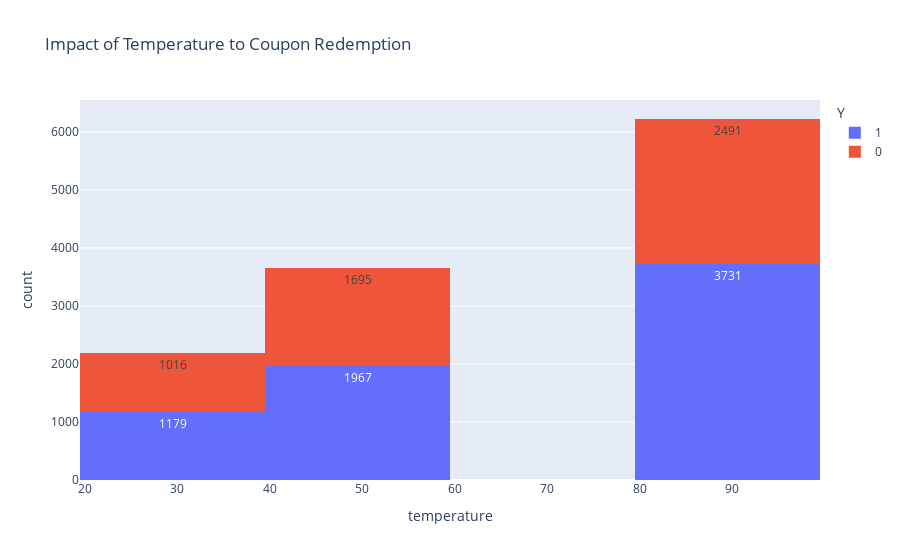

Notebook source saved alongside this figure:
### Markdown cell above
6. Use a histogram to visualize the temperature column.

### Code cell
# Temp is recorded as a fixed value, not as an interval. We could presume the temperature to be above what is provided for analysis purposes.
# Given using the qualitative attribute "weather" also indicates similar patter, decided to use temperature itself based on the give prompt here.
print(len(data_clean.query('temperature == 80 & Y==1')) / len(data_clean.query('temperature == 80 & Y==0')))
print(len(data_clean.query('temperature == 55 & Y==1')) / len(data_clean.query('temperature == 55 & Y==0')))
print(len(data_clean.query('temperature == 30 & Y==1')) / len(data_clean.query('temperature == 30 & Y==0')))
px.histogram(data_frame=data_clean, x='temperature', color='Y', text_auto=True, title="Impact of Temperature to Coupon Redemption")
# --- Take Aways : NOTE the pattern is the same if 'temperature' is replaced with 'weather'
# Lot more coupons were issued on hotter days (80 to 90) - 1.5 times more than ones that were not used.

### Figure 1 — Plotly figure (JSON) as saved in the notebook; plotly's stock layout.template omitted (floating-point values rounded to 4 significant figures; data arrays with more than 128 entries replaced by an {"elided": "..."} marker saying what was removed)
{"data": [{"alignmentgroup": "True", "bingroup": "x", "hovertemplate": "Y=1<br>temperature=%{x}<br>count=%{y}<extra></extra>", "legendgroup": "1", "marker": {"color": "#636efa", "pattern": {"shape": ""}}, "name": "1", "offsetgroup": "1", "orientation": "v", "showlegend": true, "texttemplate": "%{value}", "type": "histogram", "x": {"elided": "6877 int values"}, "xaxis": "x", "yaxis": "y"}, {"alignmentgroup": "True", "bingroup": "x", "hovertemplate": "Y=0<br>temperature=%{x}<br>count=%{y}<extra></extra>", "legendgroup": "0", "marker": {"color": "#EF553B", "pattern": {"shape": ""}}, "name": "0", "offsetgroup": "0", "orientation": "v", "showlegend": true, "texttemplate": "%{value}", "type": "histogram", "x": {"elided": "5202 int values"}, "xaxis": "x", "yaxis": "y"}], "layout": {"barmode": "relative", "legend": {"title": {"text": "Y"}, "tracegroupgap": 0}, "title": {"text": "Impact of Temperature to Coupon Redemption"}, "xaxis": {"anchor": "y", "domain": [0, 1], "title": {"text": "temperature"}}, "yaxis": {"anchor": "x", "domain": [0, 1], "title": {"text": "count"}}}}
